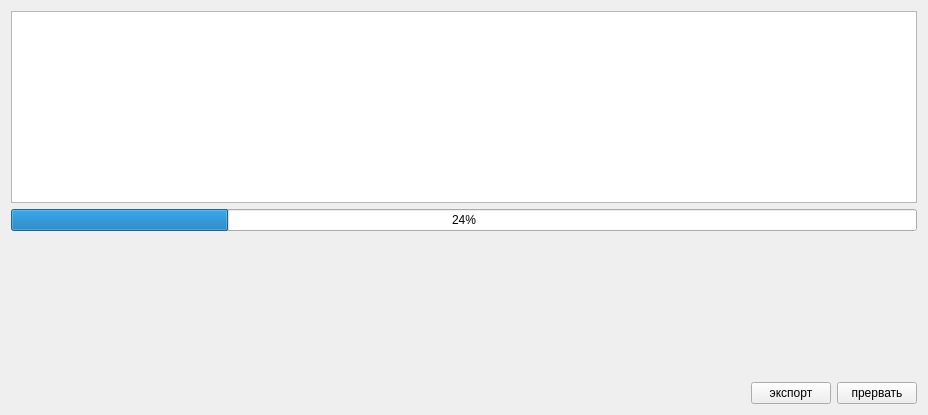
<?xml version="1.0" encoding="UTF-8"?>
<ui version="4.0">
 <class>ExportPage1</class>
 <widget class="QWidget" name="ExportPage1">
  <property name="geometry">
   <rect>
    <x>0</x>
    <y>0</y>
    <width>928</width>
    <height>415</height>
   </rect>
  </property>
  <property name="windowTitle">
   <string>Form</string>
  </property>
  <layout class="QGridLayout" name="gridLayout">
   <item row="3" column="0" colspan="2">
    <widget class="CProgressBar" name="progressBar">
     <property name="value">
      <number>24</number>
     </property>
    </widget>
   </item>
   <item row="2" column="0" colspan="2">
    <widget class="QTextBrowser" name="logBrowser"/>
   </item>
   <item row="4" column="0" colspan="2">
    <spacer>
     <property name="orientation">
      <enum>Qt::Vertical</enum>
     </property>
     <property name="sizeHint" stdset="0">
      <size>
       <width>20</width>
       <height>40</height>
      </size>
     </property>
    </spacer>
   </item>
   <item row="5" column="0" colspan="2">
    <layout class="QHBoxLayout" name="horizontalLayout_2">
     <item>
      <spacer>
       <property name="orientation">
        <enum>Qt::Horizontal</enum>
       </property>
       <property name="sizeHint" stdset="0">
        <size>
         <width>40</width>
         <height>20</height>
        </size>
       </property>
      </spacer>
     </item>
     <item>
      <widget class="QPushButton" name="btnExport">
       <property name="text">
        <string>экспорт</string>
       </property>
      </widget>
     </item>
     <item>
      <widget class="QPushButton" name="btnCancel">
       <property name="text">
        <string>прервать</string>
       </property>
      </widget>
     </item>
    </layout>
   </item>
  </layout>
 </widget>
 <customwidgets>
  <customwidget>
   <class>CProgressBar</class>
   <extends>QProgressBar</extends>
   <header>library/ProgressBar.h</header>
  </customwidget>
 </customwidgets>
 <resources/>
 <connections/>
</ui>
